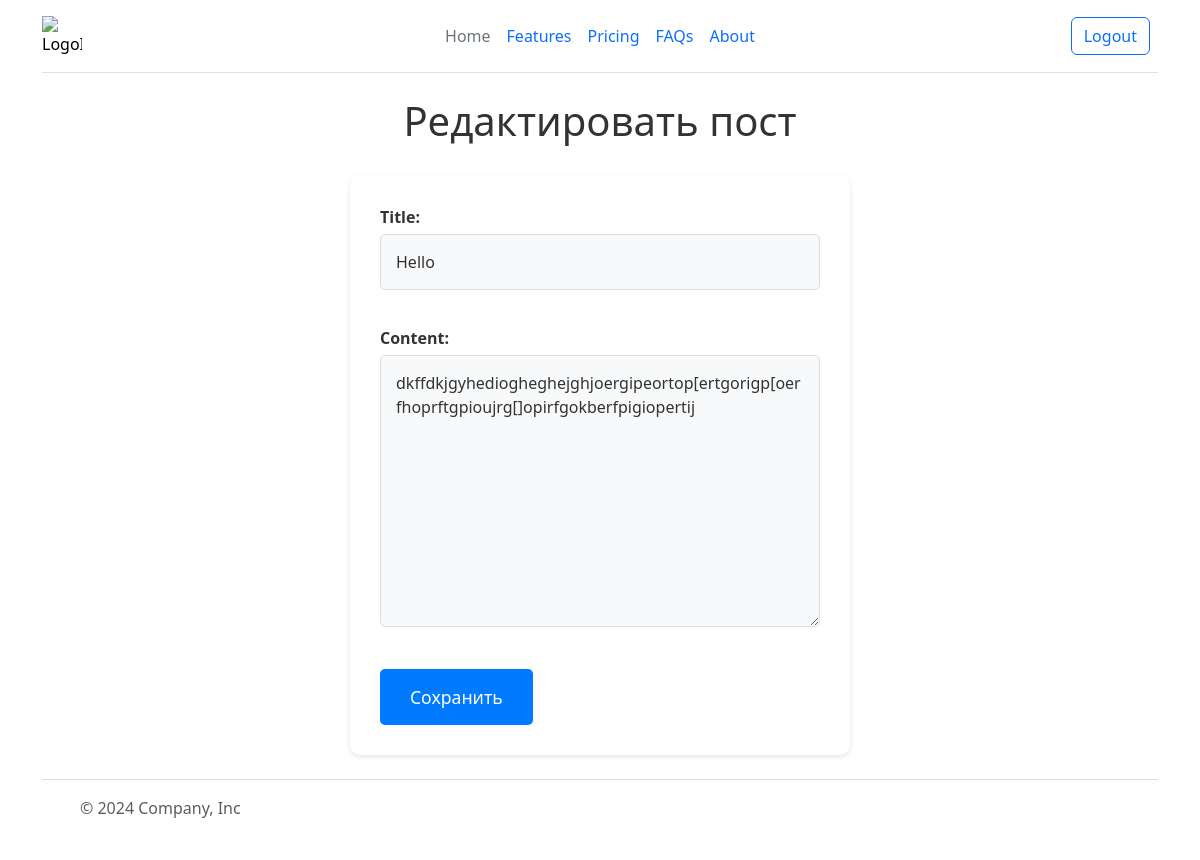
The page /2/edit/ (signed in) on the database its author committed.
### main/models.py (models this page shows, shortened)
class Post(models.Model):
    author = models.ForeignKey(User, on_delete=models.CASCADE)
    title = models.CharField(max_length=200)
    content = models.TextField()
    created_at = models.DateTimeField(auto_now_add=True)
    updated_at = models.DateTimeField(auto_now=True)

### main/views.py (the view)
# urls.py: path('<int:post_id>/edit/', views.edit_post, name='edit_post'),
@login_required
def edit_post(request, post_id):
    post = get_object_or_404(Post, pk=post_id)
    if post.author == request.user:
        if request.method == 'POST':
            form = PostForm(request.POST, instance=post)
            if form.is_valid():
                form.save()
                return redirect('/')
        else:
            form = PostForm(instance=post)
        return render(request, 'main/edit_post.html', {'form': form})
    else:
        return redirect('/')

### main/forms.py
class PostForm(forms.ModelForm):
    class Meta:
        model = Post
        fields = ['title', 'content']

### main/templates/main/edit_post.html (shortened to what this page needs)
{% extends 'main/base.html' %}
{% block link %}
{% load static %}
<link rel="stylesheet" href="{% static 'style/post.css' %}">
{% endblock %}
{% block content %}
    <h1>Редактировать пост</h1>
    <form method="post">
        {{ form.as_p }}
        <button type="submit">Сохранить</button>
    </form>
{% endblock%}

### main/static/style/index.css (style rules this page uses)
html { height: 100%; }
body { margin: 0; color: #fff; min-height: 100%; display: grid; grid-template-rows: auto 1fr auto; }

### main/static/style/post.css (style rules this page uses)
h1 { text-align: center; margin-bottom: 30px; font-size: 2.5rem; color: #333; }
form { max-width: 500px; margin: 0 auto; padding: 30px; background-color: #fff; border-radius: 10px; box-shadow: 0 2px 5px rgba(0, 0, 0, 0.1); }
input, textarea { width: 100%; padding: 15px; margin-bottom: 20px; border: 1px solid #ddd; border-radius: 5px; font-size: 1rem; box-sizing: border-box; transition: border-color 0.3s ease; background-color: #f8f9fa; color: #333; resize: vertical; }
label { display: block; margin-bottom: 5px; font-weight: bold; color: #333; }
button[type="submit"] { background-color: #007bff; color: white; padding: 15px 30px; border: none; border-radius: 5px; cursor: pointer; font-size: 1.1rem; transition: background-color 0.3s ease; }

### rows shown on the page
Post: title "Hello", content "dkffdkjgyhediogheghejghjoergipeortop[ertgorigp[oerfhoprftgpioujrg[]opirfgokberfpigiopertij"
